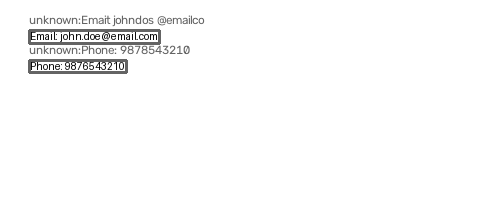
#> input picture output/annotated.png, 500 x 200 px
$ python main.py --image output/annotated.png
#> lines starting #> are read from the running program, lines starting #| are printed output that depends on the picture; after the words box and inside, x2 and y2 are one past the last pixel; in counts of white or black regions, pixels touching at a corner belong together
#> in run, image_bgr is the input picture: shape (200, 500, 3); min 1, max 255, mean 250
### perception/detector.py
"""
Lightweight, model-free UI element detector.

For the hackathon MVP this uses classic OpenCV (edges + contours) to find
rectangular regions that look like buttons / input fields / cards. It's
fast, needs no training data or GPU, and is good enough to bootstrap the
semantic map. Swap this module out later for a trained detector (YOLO-nano)
or Microsoft's OmniParser icon-detection model without touching the rest
of the pipeline — it just needs to keep returning the same box format.
"""
from dataclasses import dataclass, field
import cv2
import numpy as np


@dataclass
class ElementBox:
    bbox: tuple  # (x, y, w, h)
    kind: str = "unknown"  # rough guess: "button", "input", "container"
    meta: dict = field(default_factory=dict)


def _classify_box(w: int, h: int, filled: bool) -> str:
    """Rough heuristic classification based on shape + whether the box
    interior is a saturated/solid fill color (typical of a button) versus
    a near-white/gray interior (typical of an input field or plain card)."""
    aspect = w / max(h, 1)
    if h < 60 and 0.8 <= aspect <= 6:
        return "button" if filled else "input"
    if w > 200 and h > 80:
        return "container"
    return "unknown"


def _edge_density(edges: np.ndarray, x: int, y: int, w: int, h: int) -> float:
    """Fraction of edge pixels inside the box. Clean UI elements (buttons,
    inputs) have edges mostly along their border and text; photos/banners
    are edge-dense everywhere inside — this is what lets us tell a real
    button apart from a random patch of a product photo."""
    roi = edges[y:y + h, x:x + w]
    if roi.size == 0:
        return 1.0
    return float(np.count_nonzero(roi)) / roi.size


def detect_elements(image_bgr: np.ndarray, min_area: int = 600,
                     max_edge_density: float = 0.35,
                     density_check_min_area: int = 4000) -> list[ElementBox]:
#> called with min_area = 600, max_edge_density = 0.35, density_check_min_area = 4000
    gray = cv2.cvtColor(image_bgr, cv2.COLOR_BGR2GRAY)
    edges = cv2.Canny(gray, 50, 150)
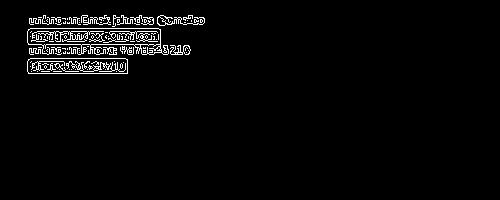
#> edges: shape (200, 500); 2.8% white in thin lines or dots, all inside (x1, y1, x2, y2) = (27, 15, 205, 74)
    edges = cv2.dilate(edges, np.ones((3, 3), np.uint8), iterations=1)
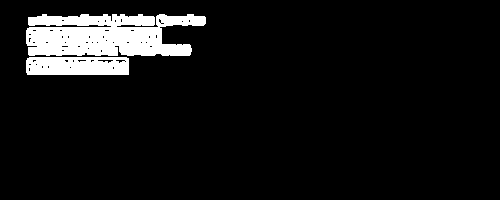
#> edges: shape (200, 500); 7.6% white; 2 white regions

    contours, _ = cv2.findContours(edges, cv2.RETR_LIST, cv2.CHAIN_APPROX_SIMPLE)
#> contours = 56 contours, 52 with area under 20; largest, box (x1, y1, x2, y2) and area: (26, 14, 206, 56) 5526, (26, 57, 129, 75) 1727, (97, 59, 114, 64) 36, (115, 59, 126, 64) 22

    boxes: list[ElementBox] = []
    img_h, img_w = image_bgr.shape[:2]
#> img_h = 200; img_w = 500

    for c in contours:
        x, y, w, h = cv2.boundingRect(c)
        area = w * h
        if area < min_area:
            continue
        # skip boxes that basically cover the whole page (background/page frame)

        if w > 0.98 * img_w and h > 0.98 * img_h:
            continue

        # skip photo/banner-like regions: high internal edge density means
        # busy visual content (product photos, textures), not a clean UI
        # control. Only applied above density_check_min_area — a SMALL
        # box's border+text naturally eats a much bigger share of its own
        # area than a large box's does, so applying this to small boxes
        # was killing real small buttons (e.g. thin-outline "Follow" /
        # "Sign in" pill buttons) — a more common, more damaging miss than
        # the photo noise this was meant to catch. min_area above already
        # drops true micro-noise specks.
        if area >= density_check_min_area and _edge_density(edges, x, y, w, h) > max_edge_density:
            continue

        # "filled vs outline" check: a solid-color button reads as a
        # saturated or dark/colorful median pixel in HSV; a plain input
        # field or card interior is near-white/gray (low saturation, high
        # value). This is far more reliable than raw pixel variance, which
        # gets thrown off by white text sitting on a colored button.
        roi = image_bgr[y:y + h, x:x + w]
        if roi.size == 0:
            continue
        hsv_roi = cv2.cvtColor(roi, cv2.COLOR_BGR2HSV)
        med_h, med_s, med_v = np.median(hsv_roi.reshape(-1, 3), axis=0)
        filled = med_s > 40 or med_v < 100

        kind = _classify_box(w, h, filled)
        boxes.append(ElementBox(bbox=(x, y, w, h), kind=kind))
#> this loop made 56 passes
#> (x, y, w, h, area) on passes 9, 10, 11, 12, 14, 15, 22, 34, 54, 56: (115, 59, 11, 5, 55), (97, 59, 17, 5, 85), (90, 59, 5, 4, 20), (77, 59, 10, 4, 40), (64, 59, 5, 4, 20), (32, 59, 5, 4, 20), (61, 45, 8, 3, 24), (28, 37, 4, 6, 24), (158, 18, 4, 6, 24), (26, 14, 180, 42, 7560)
#> (x, y, w, h, area, med_h, med_s, med_v) on pass 16: (26, 57, 103, 18, 1854, 0, 0, 174.5)
#> after the loop, boxes = 1 item

    # de-duplicate near-identical/nested boxes (keep the smaller, tighter one)
    boxes = _dedupe(boxes)
    return boxes


def _dedupe(boxes: list[ElementBox], iou_thresh: float = 0.7) -> list[ElementBox]:
#> called with iou_thresh = 0.7
    # [9 lines left out: function iou, not called in this run]

    boxes = sorted(boxes, key=lambda b: b.bbox[2] * b.bbox[3])
#> boxes = 1 item
    kept: list[ElementBox] = []
    for b in boxes:
        if not any(iou(b.bbox, k.bbox) > iou_thresh for k in kept):
            kept.append(b)
#> this loop made 1 pass
#> after the loop, kept = 1 item
    return kept

### perception/ocr.py
"""
OCR wrapper.

Uses pytesseract for the MVP (zero-config, already ships with most Linux
boxes / easy `brew install tesseract` on Mac / installer on Windows).
The deck calls for PaddleOCR mobile — swap it in here later if you need
better accuracy on stylized text; keep the return format the same
(list of dicts with text + bbox) and nothing downstream has to change.
"""
import pytesseract
import numpy as np
import cv2
from dataclasses import dataclass

pytesseract.pytesseract.tesseract_cmd = r"C:\Program Files\Tesseract-OCR\tesseract.exe"

@dataclass
class TextBox:
    text: str
    bbox: tuple  # (x, y, w, h)
    confidence: float


def extract_text(image_bgr: np.ndarray, min_confidence: float = 40.0) -> list[TextBox]:
    """Full-page OCR — good for body text/paragraphs, but page-segmentation
    tends to drop small isolated labels (e.g. a 2-letter button like 'GO')
    since there's little surrounding context. Use extract_text_in_box for
    those instead."""
    data = pytesseract.image_to_data(image_bgr, output_type=pytesseract.Output.DICT)

    results: list[TextBox] = []
    n = len(data["text"])
    for i in range(n):
        text = data["text"][i].strip()
        conf = float(data["conf"][i])
        if not text or conf < min_confidence:
            continue
        x, y, w, h = data["left"][i], data["top"][i], data["width"][i], data["height"][i]
        results.append(TextBox(text=text, bbox=(x, y, w, h), confidence=conf))
    return results


# [14 lines left out: function extract_text_in_box, not called in this run]

### main.py
"""
Agent Z — perception pipeline entry point.

Usage:
    python main.py --image samples/sample_page.png --output output/map.json

This is step 1 of the SIH-26171 pipeline:
    screenshot -> detect elements -> OCR -> semantic map (this script)
    semantic map -> planner -> action                    (next step)

The planner/action step is intentionally separate: it consumes the JSON
this script produces, so you can develop/test them independently.
"""
import argparse
import json
import cv2

from perception.detector import detect_elements
from perception.ocr import extract_text
from perception.semantic_map import build_semantic_map
from perception.redaction import redact_image, classify_pii


COLORS = {
    "button": (37, 99, 235),
    "input": (16, 185, 129),
    "container": (148, 163, 184),
    "text": (234, 88, 12),
    "unknown": (100, 100, 100),
}


def annotate(image_bgr, semantic_map, out_path):
    img = image_bgr.copy()
    for el in semantic_map:
        x, y, w, h = el["bbox"]
        color = COLORS.get(el["type"], (0, 0, 0))
        cv2.rectangle(img, (x, y), (x + w, y + h), color, 2)
        label = f'{el["type"]}:{el["label"]}' if el["label"] else el["type"]
        cv2.putText(img, label[:30], (x, max(y - 6, 10)),
                    cv2.FONT_HERSHEY_SIMPLEX, 0.4, color, 1, cv2.LINE_AA)
    cv2.imwrite(out_path, img)


def run(image_path: str, output_path: str, annotated_path: str | None,
        redacted_path: str | None = None):
    image_bgr = cv2.imread(image_path)
    if image_bgr is None:
        raise FileNotFoundError(f"Could not read image: {image_path}")

    elements = detect_elements(image_bgr)
#> elements = 1 item
    text_boxes = extract_text(image_bgr)
    semantic_map = build_semantic_map(elements, text_boxes, image_bgr)

    with open(output_path, "w") as f:
        json.dump(semantic_map, f, indent=2)
    print(f"Wrote semantic map ({len(semantic_map)} elements) -> {output_path}")

    if annotated_path:
        annotate(image_bgr, semantic_map, annotated_path)
        print(f"Wrote annotated debug image -> {annotated_path}")

    if redacted_path:
        # Redact using the raw OCR boxes, not the (heuristic, sometimes
        # fragmented) UI-detector element boxes — a text token can get
        # split across overlapping element boxes, which under-covers the
        # actual sensitive text. The OCR box is where the text actually
        # was, so it's the correct region to black out regardless of how
        # the element detector chunked things.
        sensitive_boxes = [t.bbox for t in text_boxes if classify_pii(t.text)]
        redacted_img = redact_image(image_bgr, sensitive_boxes)
        cv2.imwrite(redacted_path, redacted_img)
        print(f"Wrote redacted image ({len(sensitive_boxes)} regions blacked out) -> {redacted_path}")

    return semantic_map


if __name__ == "__main__":
    parser = argparse.ArgumentParser(description="Agent Z perception pipeline")
    parser.add_argument("--image", required=True, help="Path to screenshot/page image")
    parser.add_argument("--output", default="output/map.json", help="Path to write semantic map JSON")
    parser.add_argument("--annotated", default="output/annotated.png", help="Path to write debug overlay image")
    parser.add_argument("--redacted", default="output/redacted.png", help="Path to write PII-redacted image")
    args = parser.parse_args()

    run(args.image, args.output, args.annotated, args.redacted)
#> (the call stopped at in extract_text, `data = pytesseract.image_to_data(image_bgr, output_type=pytesseract.Ou..`: pytesseract is not available in this run)
